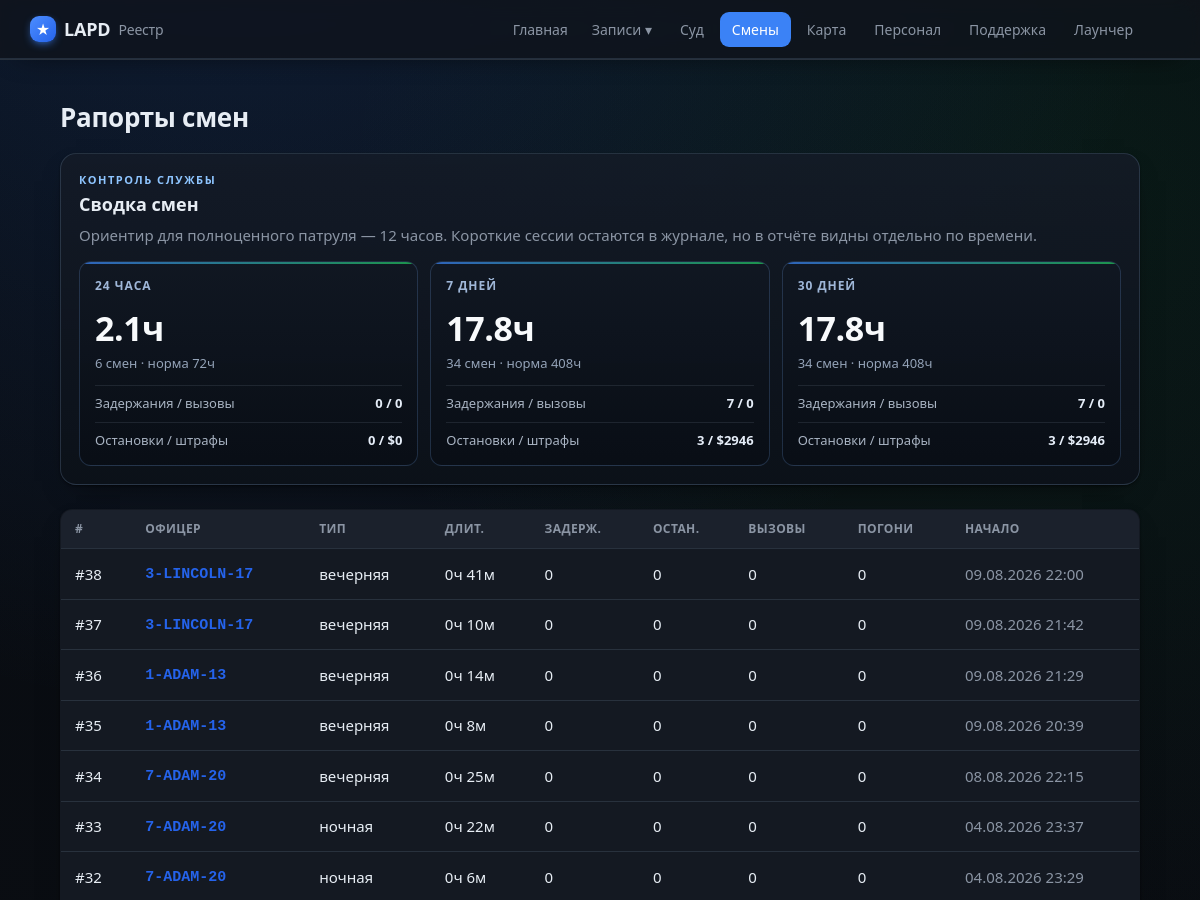
Page /shifts (upper part) on the earlier database version.
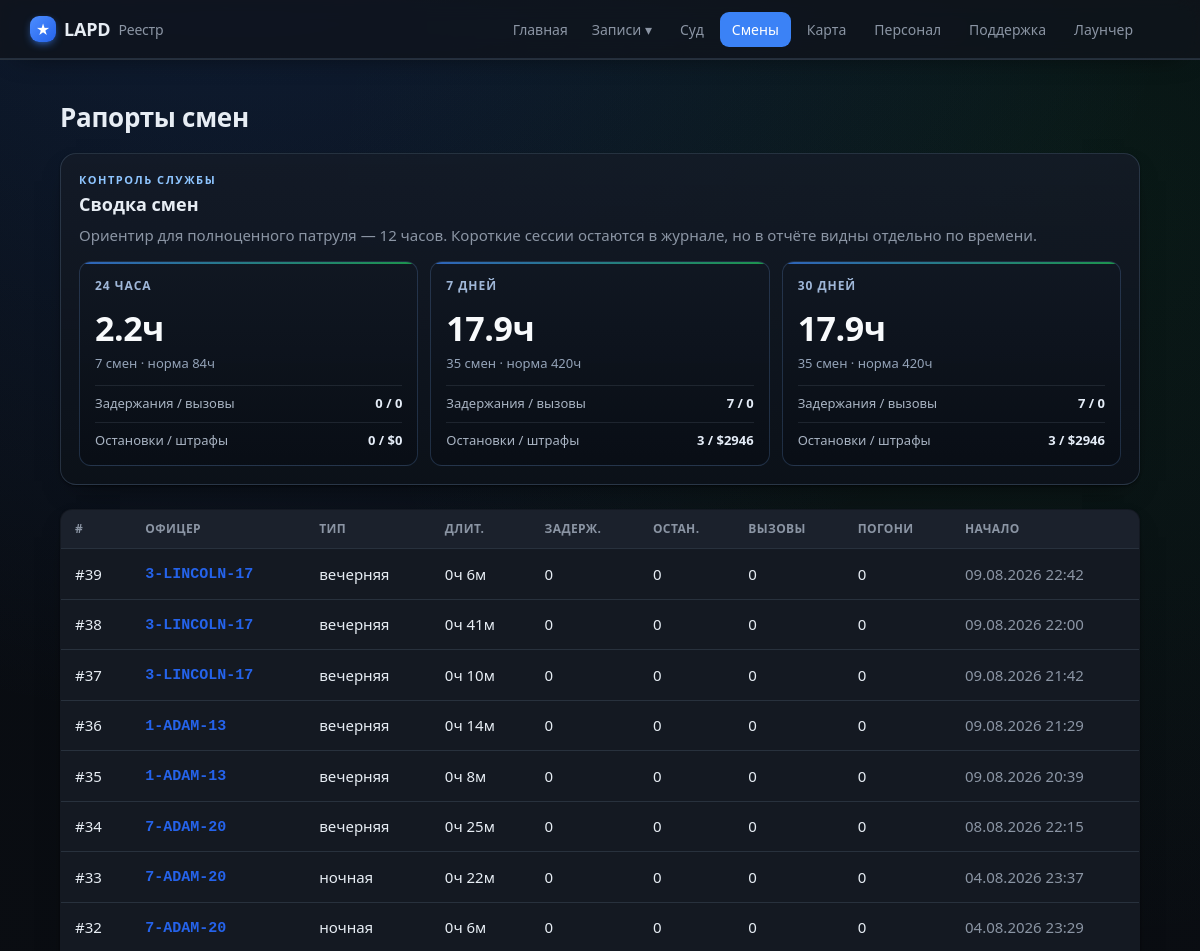
Same page on the later database version.
### tables this page shows
CREATE TABLE shifts (
                id INTEGER PRIMARY KEY AUTOINCREMENT,
                officer_id INTEGER NOT NULL,
                shift_type TEXT,
                started_at TEXT NOT NULL,
                ended_at TEXT,
                duration_min INTEGER DEFAULT 0,
                arrests INTEGER DEFAULT 0,
                traffic_stops INTEGER DEFAULT 0,
                pursuits INTEGER DEFAULT 0,
                pit INTEGER DEFAULT 0,
                callouts INTEGER DEFAULT 0,
                fines_total INTEGER DEFAULT 0,
                is_test INTEGER DEFAULT 0, source_ext TEXT,
                FOREIGN KEY (officer_id) REFERENCES officers(id)
            );

CREATE TABLE officers (
                id INTEGER PRIMARY KEY AUTOINCREMENT,
                callsign TEXT UNIQUE NOT NULL,
                name TEXT
            , current_status TEXT, status_since TEXT, rank TEXT, department TEXT, discord TEXT, is_admin INTEGER);

### app/main.py (the view)
@app.route("/shifts")
def shifts():
    return render_template("shifts.html", shifts=db.list_shifts(200),
                           periods=db.shift_periods())

### app/db.py (called while the page is built)
def fmt_dt(iso):
    try:
        dt = datetime.datetime.fromisoformat(iso)
        return dt.strftime("%d.%m.%Y %H:%M")
    except Exception:
        return iso or "—"

@contextmanager
def get_conn():
    conn = sqlite3.connect(config.DB_PATH)
    conn.row_factory = sqlite3.Row
    try:
        yield conn
        conn.commit()
    finally:
        conn.close()

def _row_to_shift(r):
    d = dict(r)
    d["is_test"] = bool(r["is_test"]) if "is_test" in r.keys() else False
    d["type_ru"] = SHIFT_TYPE_RU.get(r["shift_type"], r["shift_type"] or "—")
    dm = r["duration_min"] or 0
    d["duration_h"] = f"{dm // 60}ч {dm % 60}м"
    d["started_fmt"] = fmt_dt(r["started_at"])
    return d

def list_shifts(limit=100, officer_id=None):
    q = """SELECT shifts.*, officers.callsign, officers.name AS officer_name
           FROM shifts JOIN officers ON officers.id = shifts.officer_id"""
    params = []
    if officer_id:
        q += " WHERE shifts.officer_id=?"; params.append(officer_id)
    q += " ORDER BY shifts.id DESC LIMIT ?"; params.append(limit)
    with get_conn() as c:
        return [_row_to_shift(r) for r in c.execute(q, params).fetchall()]

### app/main.py (called while the page is built)
@app.context_processor
def inject_globals():
    return {"community": config.COMMUNITY_NAME, "STATUS_RU": db.STATUS_RU,
            "staff_label": db.staff_label,
            "static_export": os.environ.get("STATIC_EXPORT") == "1",
            "build_id": time.strftime("%Y%m%d")}

### app/templates/shifts.html (shortened to what this page needs)
{% extends "base.html" %}
{% block content %}
<div class="case-head">
  <h1>Рапорты смен</h1>
</div>
<section class="period-panel">
  <div class="section-kicker">Контроль службы</div>
  <h2>Сводка смен</h2>
  <p class="muted">Ориентир для полноценного патруля — 12 часов. Короткие сессии остаются в журнале, но в отчёте видны отдельно по времени.</p>
  <div class="period-grid">
    {% for p in periods %}
      <article class="period-card">
        <div class="period-title">{{ p.label }}</div>
        <div class="period-main">{{ p.hours }}ч</div>
        <div class="period-sub">{{ p.count }} смен · норма {{ (p.count * 12) }}ч</div>
        <div class="period-line">
          <span>Задержания / вызовы</span>
          <b>{{ p.arrests }} / {{ p.callouts }}</b>
        </div>
        <div class="period-line">
          <span>Остановки / штрафы</span>
          <b>{{ p.traffic_stops }} / ${{ p.fines_total }}</b>
        </div>
      </article>
    {% endfor %}
  </div>
</section>
{% if shifts %}
<table class="tbl">
  <thead><tr><th>#</th><th>Офицер</th><th>Тип</th><th>Длит.</th><th>Задерж.</th><th>Остан.</th><th>Вызовы</th><th>Погони</th><th>Начало</th></tr></thead>
  <tbody>
  {% for s in shifts %}
    <tr onclick="location='{{ url_for('shift_view', sid=s.id) }}'">
      <td><a class="row-link" href="{{ url_for('shift_view', sid=s.id) }}" onclick="event.stopPropagation()">#{{ s.id }}</a></td>
      <td>{% if s.callsign %}<a class="cs" href="{{ url_for('officer_view', callsign=s.callsign) }}" onclick="event.stopPropagation()">{{ s.callsign }}</a>{% else %}—{% endif %}
        {% if s.is_test %}<span class="tag test">ТЕСТ</span>{% endif %}</td>
      <td>{{ s.type_ru }}</td>
      <td>{{ s.duration_h }}</td>
      <td>{{ s.arrests }}</td>
      <td>{{ s.traffic_stops }}</td>
      <td>{{ s.callouts }}</td>
      <td>{{ s.pursuits }}</td>
      <td class="muted">{{ s.started_fmt }}</td>
    </tr>
  {% endfor %}
  </tbody>
</table>
{% else %}
  <p class="empty">Смен пока нет<span class="empty-sub">После закрытия игры агент отправит первый рапорт автоматически.</span></p>
{% endif %}
{% endblock %}

### app/templates/base.html (shortened to what this page needs)
<!doctype html>
<html lang="ru">
<head>
  <link rel="stylesheet" href="{{ url_for('static', filename='style.css') }}">
</head>
<body>
  <header class="topbar">
    <div class="wrap">
      <a class="brand" href="{{ url_for('index') }}">
        <span class="badge">★</span> {{ community }} <span class="sub">Реестр</span>
      </a>
      <nav>
        <a class="{% if request.endpoint == 'index' %}active{% endif %}" href="{{ url_for('index') }}">Главная</a>
        <div class="nav-drop">
          <span class="nav-drop-t">Записи ▾</span>
        </div>
        <a class="{% if request.endpoint == 'court' %}active{% endif %}" href="{{ url_for('court') }}">Суд</a>
        <a class="{% if request.endpoint == 'shifts' %}active{% endif %}" href="{{ url_for('shifts') }}">Смены</a>
        <a class="{% if request.endpoint == 'game_map' %}active{% endif %}" href="{{ url_for('game_map') }}">Карта</a>
        <a class="{% if request.endpoint == 'staff' %}active{% endif %}" href="{{ url_for('staff') }}">Персонал</a>
        <a class="{% if request.endpoint == 'support' %}active{% endif %}" href="{{ url_for('support') }}">Поддержка</a>
        <a class="{% if request.endpoint in ['launcher_page','register'] %}active{% endif %}" href="{{ url_for('launcher_page') }}">Лаунчер</a>
      </nav>
    </div>
  </header>
  <main class="wrap">
    {% block content %}{% endblock %}
  </main>
</body>
</html>

Differences in the rows shown:
added shifts: id "39", callsign "3-LINCOLN-17", type_ru "вечерняя", duration_h "0ч 6м", arrests "0", traffic_stops "0", callouts "0", pursuits "0", started_fmt "09.08.2026 22:42"
Other differences:
new list line: "24 ЧАСА 2.2 ч 7 смен · норма 84 ч Задержания / вызовы 0 / 0 Остановки / штрафы 0 / $ 0"
new list line: "7 ДНЕЙ 17.9 ч 35 смен · норма 420 ч Задержания / вызовы 7 / 0 Остановки / штрафы 3 / $ 2946"
new list line: "30 ДНЕЙ 17.9 ч 35 смен · норма 420 ч Задержания / вызовы 7 / 0 Остановки / штрафы 3 / $ 2946"
list line gone: "24 ЧАСА 2.1 ч 6 смен · норма 72 ч Задержания / вызовы 0 / 0 Остановки / штрафы 0 / $ 0"
list line gone: "7 ДНЕЙ 17.8 ч 34 смен · норма 408 ч Задержания / вызовы 7 / 0 Остановки / штрафы 3 / $ 2946"
list line gone: "30 ДНЕЙ 17.8 ч 34 смен · норма 408 ч Задержания / вызовы 7 / 0 Остановки / штрафы 3 / $ 2946"
